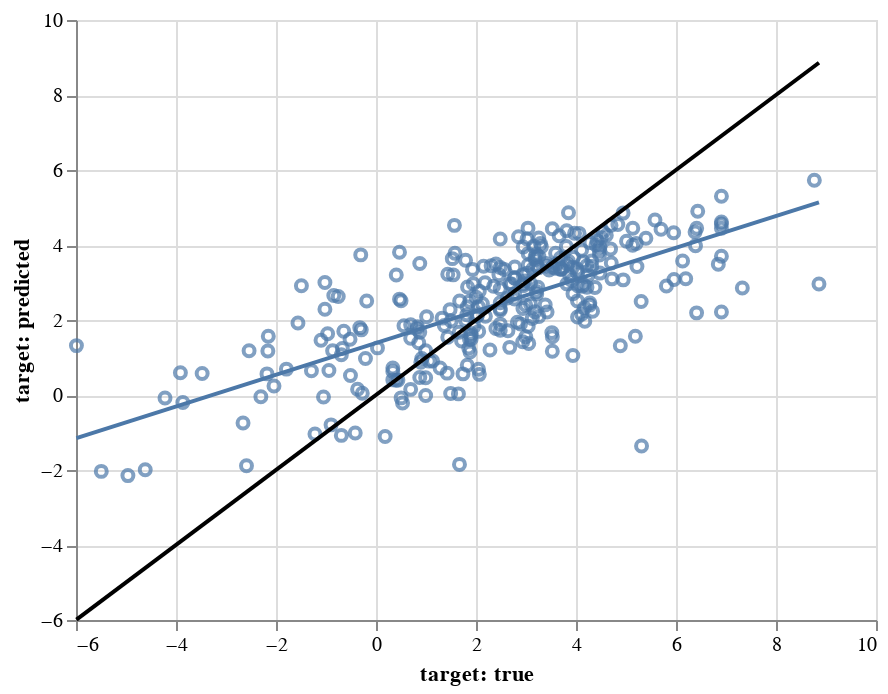

The cell this chart's notebook holds for it:
### Code cell
baseline_model.visualize('pair_predict', baseline_test, untransform=True)

### Figure 1 — Vega-Lite specification as saved in the notebook (floating-point values rounded to 4 significant figures; data arrays with more than 128 entries replaced by an {"elided": "..."} marker saying what was removed)
{"config": {"view": {"continuousWidth": 400, "continuousHeight": 300}}, "layer": [{"mark": "point", "encoding": {"x": {"type": "quantitative", "field": "target: true", "scale": {"zero": false}}, "y": {"type": "quantitative", "field": "target: predicted", "scale": {"zero": false}}}}, {"mark": "line", "encoding": {"x": {"type": "quantitative", "field": "target: true", "scale": {"zero": false}}, "y": {"type": "quantitative", "field": "target: predicted", "scale": {"zero": false}}}, "transform": [{"on": "target: true", "regression": "target: predicted"}]}, {"data": {"name": "data-8360206ef0eb82764d1b40353d07c277"}, "mark": {"type": "line", "color": "black"}, "encoding": {"x": {"type": "quantitative", "field": "target: true"}, "y": {"type": "quantitative", "field": "target: predicted"}}}], "data": {"name": "data-b5c1b2ebffc6e1d75dbfb441a35f306c"}, "$schema": "https://vega.github.io/schema/vega-lite/v4.8.1.json", "datasets": {"data-b5c1b2ebffc6e1d75dbfb441a35f306c": {"elided": "289 records"}, "data-8360206ef0eb82764d1b40353d07c277": [{"target: true": -5.991, "target: predicted": -5.991}, {"target: true": 8.859, "target: predicted": 8.859}]}}
